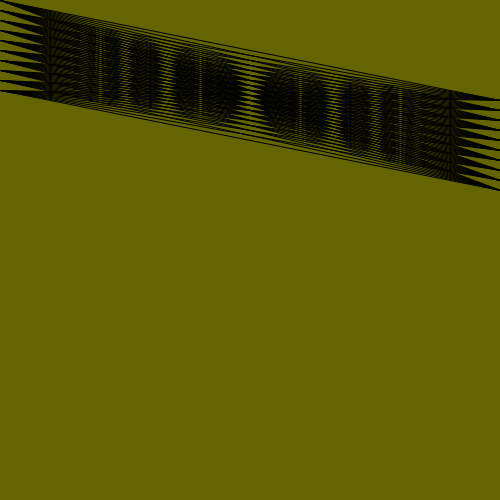
Frame 1 (no input)
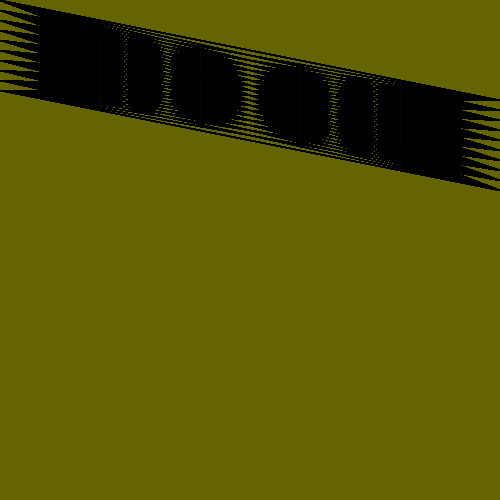
Frame 60 (the mouse pressed at the canvas centre just before this capture)
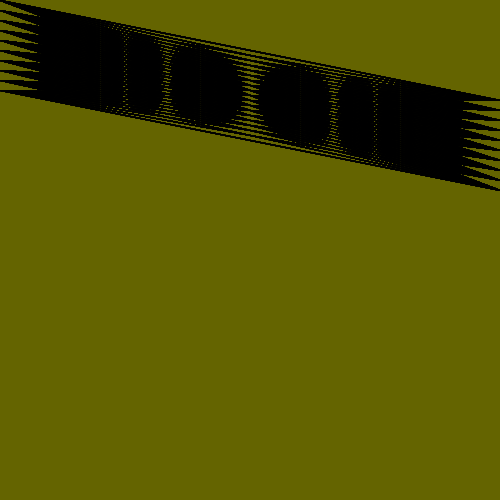
Frame 120 (the mouse held since frame 60 and released just before this capture)

The Processing sketch that drew these frames (run headless with seeded random() and noise(); from frame 60 on, the mouse is pressed at the canvas centre):

// Processing sketch: processing_114344
// ── processing_114344.pde

void setup(){
 size(500,500); 
 background(100,100,0);
}

void draw(){
  for(int i=0;i<10;i++){
    for(int j=10;j<20;j++){
     line(0,i*10,width,j*10); 
    }
  }
}
